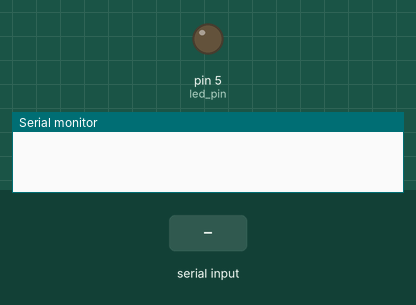
Simulated run of this sketch. Board: Arduino Uno, built with avr-gcc and run on an emulated ATmega328P. On the bench: output pins drawn as LEDs (lit = HIGH), the last lines printed to the serial monitor. The test bench sets the inputs (shaded band).

Above: at 1.2 s.
1.3 s: "." received over Serial
At 4.8 s:
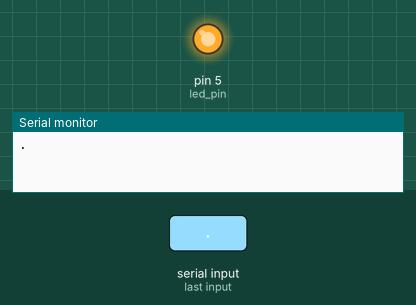
Timing chart, 0 to 10.0 s (numbered marks = the images above; inputs shaded):
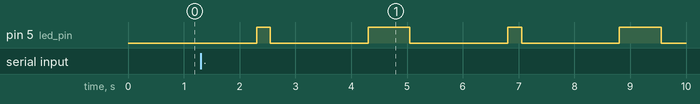

Measured:
- after the input at 1.3 s, pin 5 (led_pin): LOW → HIGH after 1.0 s, → LOW 0.25 s later, → HIGH 1.8 s later, → LOW 0.75 s later, … (8 changes in this stretch)

The sketch:

assignment_led.ino
```cpp
#include "Morse.h"

// Digital Output Pin for LED
int led_pin = 5;

// Escape Character
String sentinel = "#";

// Boolean that checks if the loop has been escaped
bool escaped = false;

Morse obj = Morse(led_pin);

void setup() {
  // Opens Serial on 9600 baud rate
  Serial.begin(9600);

  // Sets led_pin to an output
  pinMode(led_pin, OUTPUT);
}

void loop() {

  while (escaped == false)
  {
    String test_variable;

    // Reads serial input as string
    test_variable = Serial.readString();
    test_variable.trim();

    // Checks that a string was entered into the serial
    if (test_variable.equals("") == false)
    {
      Serial.println(test_variable);

      // Checks if escape character is entered
      if (test_variable.equals(sentinel) == true)
      {
        Serial.println("Loop Terminated!");
        escaped = true;
      }
      else
      {
        obj.sendUserMessage(test_variable);
      }
    }
  }
}
```

Morse.cpp
```cpp
#include "Arduino.h"
#include "Morse.h"

// Unit delay (in ms)
int _delay = 250;

/*
Constructor for Morse

param : pin     Pin to output morse code signal to
*/
Morse::Morse(int pin_in) {
	pin = pin_in;
}

/* Morse Code Conversion
	param 	: String user_input 		The user input string to convert to Morse
	returns : String converted_morse 	The morse code corresponding to the inputted string
 */
String Morse::textConversion(String user_input) {
	String converted_morse = "";
	String morse_characters[] = {".-", "-...", "-.-.", "-..", ".", "..-.", "--.", "....", "..", ".---", "-.-", ".-..", "--", "-.", "---", ".--.", "--.-", ".-.", "...", "-", "..-", "...-", ".--", "-..-", "-.--", "--..", "-----", ".----", "..---", "...--", "....-", ".....", "-....", "--...", "---..", "----.", ".-.-.-", "--..--", "..--..", "-.-.--", "-....-", ".----.", "---...", ".-.-.", "-...-", ".-..-.", ".--.-."};
	char alphabet[] = {'a', 'b', 'c', 'd', 'e', 'f', 'g', 'h', 'i', 'j', 'k', 'l', 'm', 'n', 'o', 'p', 'q', 'r', 's', 't',
		'u', 'v', 'w', 'x', 'y', 'z',
		'0', '1', '2', '3', '4', '5', '6', '7', '8', '9',
		'.', ',', '?', '!', '-', '\'', ':', '+', '=', '"', '@'};
	// Using Arduino string class to convert user_input to lowercase to be mapped out
	user_input.toLowerCase();

	// Iterate through the user_input and convert each char to morse_characters
	for (int i = 0; i < user_input.length(); i++) {
		char curr_char = user_input.charAt(i);
		if (curr_char == ' ') {
			// If its a space between words, use 2 spaces to mark it actually
			converted_morse += "*";
		} else {
			// Now iterate through ALL possible characters
			for (int j = 0; j < 46; j++) {
				if (curr_char == alphabet[j]) {
					// Once you get to the mapped character - break out
					converted_morse += morse_characters[j] + " ";
					break;
				}
			}
		}
	}
	return converted_morse;
}


/*
Morse writeMorse
param	: String converted_morse
return	: sends the Morse correctly
*/
void Morse::writeMorse(String converted_morse) {
	for (int i = 0; i < converted_morse.length(); i++) {
		char curr_char = converted_morse.charAt(i);
		// Go through each scenario: dot, dash,
		if (curr_char == '.') {
			dot();
		} else if (curr_char == '-') {
			dash();
		} else if (curr_char == ' ') {
			letter_space();
		} else if (curr_char == '*') {
			word_space();
		}
		// Delay between the morse characters
		word_space();
	}
}

/*
sendUserMessage
Converts and then sends the user input message
*/
void Morse::sendUserMessage(String user_input) {
	String converted_input = textConversion(user_input);
	writeMorse(converted_input);
}
/*
Morse Code Dot

Represents a . in morse code.
Sends a high signal to specified pin for one unit delay, followed by a low signal for one unit delay.
*/
void Morse::dot()
{
	digitalWrite(pin, HIGH);
	delay(_delay);
	digitalWrite(pin, LOW);
	delay(_delay);
}

/*
Morse Code Dash

Represents a - in morse code.
Sends a high signal to specified pin for three unit delay, followed by a low signal for one unit delay.
*/
void Morse::dash()
{
	digitalWrite(pin, HIGH);
	delay(_delay * 3);
	digitalWrite(pin, LOW);
	delay(_delay);
}

/*
Morse Code Letter Space

Represents a space between letters.
Sends a low signal to specified pin for three unit delay (one from dot/dash, two from method).
*/
void Morse::letter_space()
{
	digitalWrite(pin, LOW);
	delay(_delay * 2);
}

/*
Morse Code Word Space

Represents a space between words.
Sends a low signal to specified pin for seven unit delay (one from dot/dash, six from method).
*/
void Morse::word_space()
{
	digitalWrite(pin, LOW);
	delay(_delay * 6);
}
```

Morse.h
```cpp
#ifndef Morse_h
#define Morse_h

#include "Arduino.h"

class Morse
{
	public:
		Morse(int pin_in);
		void dot();
		void dash();
		void letter_space();
		void word_space();
		String textConversion(String user_input);
		void writeMorse(String converted_morse);
		void sendUserMessage(String user_input);
	private:
		int pin;
};

#endif
```
